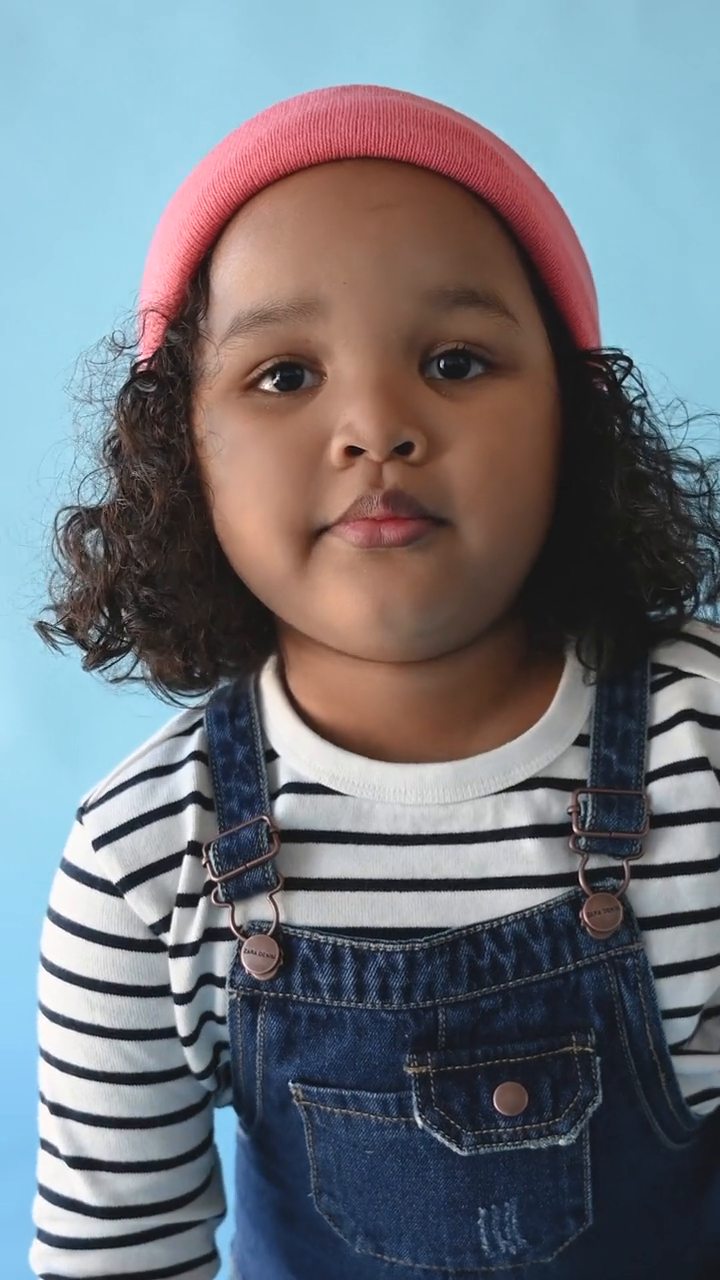
#> input picture frame 24 of 04/face5.mp4, 720 x 1280 px
$ python 04_lec.py
#> lines starting #> are read from the running program, lines starting #| are printed output that depends on the picture
import datetime
date_time = datetime.datetime.now()
print(date_time)

date_today = datetime.date.today()
print(date_today)

#####################################

import numpy as np
import matplotlib.pyplot as plt


x = np.arange(0, 2*3.141592, 0.1)
y = np.sin(x)
plt.plot(x, y)
plt.show()
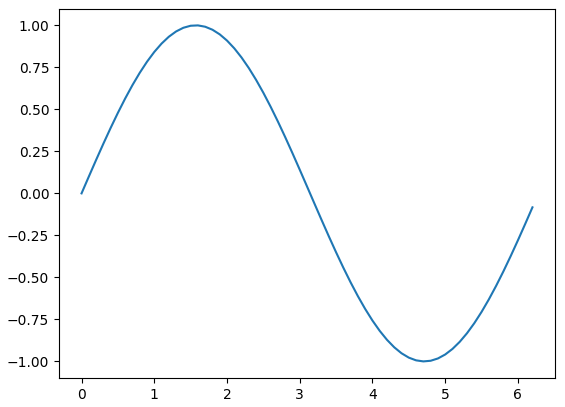
#> figure drawn by matplotlib, 1 panel; curve peaks at x = 1.6, y = 1

########################################
# https://numpy.org/doc/stable/reference/random/generated/numpy.random.rand.html

import matplotlib.pyplot as plt
import numpy as np
from mpl_toolkits.mplot3d import Axes3D

ax = plt.axes(projection='3d')
ax.scatter(np.random.rand(5),np.random.rand(5),np.random.rand(5))
plt.show()
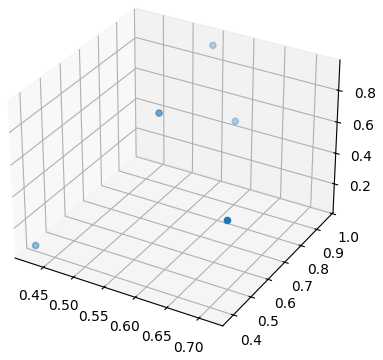
#> figure drawn by matplotlib, 1 panel
######################################

days=['(월)','(화)','(수)','(목)','(금)','(토)','(일)']

######################################

# pip install opencv-python
# True  = 1
# False = 0

import cv2

cap = cv2.VideoCapture('D:\\py_lab\\py_lec\\03\\face5.mp4')

while(cap.isOpened()):
    ret, frame = cap.read()
#> frame is the input picture: shape (1280, 720, 3); mean B, G, R 125.1, 118.3, 113.8
    print(ret, frame)
#> (printed output is left out)
    print(type(ret))
#| <class 'bool'>
    if(ret):
        cv2.imshow('frame', frame)

    if cv2.waitKey(5) & 0xFF == 27: # press esc-key to exit
#> (key Esc is pressed here)
        break

cap.release()
cv2.destroyAllWindows()


# [17 lines of commented-out code are left out]

i = 75

if ( 90 <= i <=100):
    print('A')
elif ( 80 <= i < 90):
    print('B')
elif ( 70 <= i < 80):
    print('C')
elif ( 60 <= i < 70):
    print('D')
else :
    print('F')

#####################################

for a in range( 2 , 9+1):
    for b in range( 1 , 9+1):
        print( a,'x',b,'=',a*b)
    print('\n')


########################################

tree_hit = 1
while tree_hit <=10:
    print('나무 찍은 횟수 : ', tree_hit)
    if tree_hit == 10:
        print('나무 넘어갑니다')
    tree_hit = tree_hit +1
